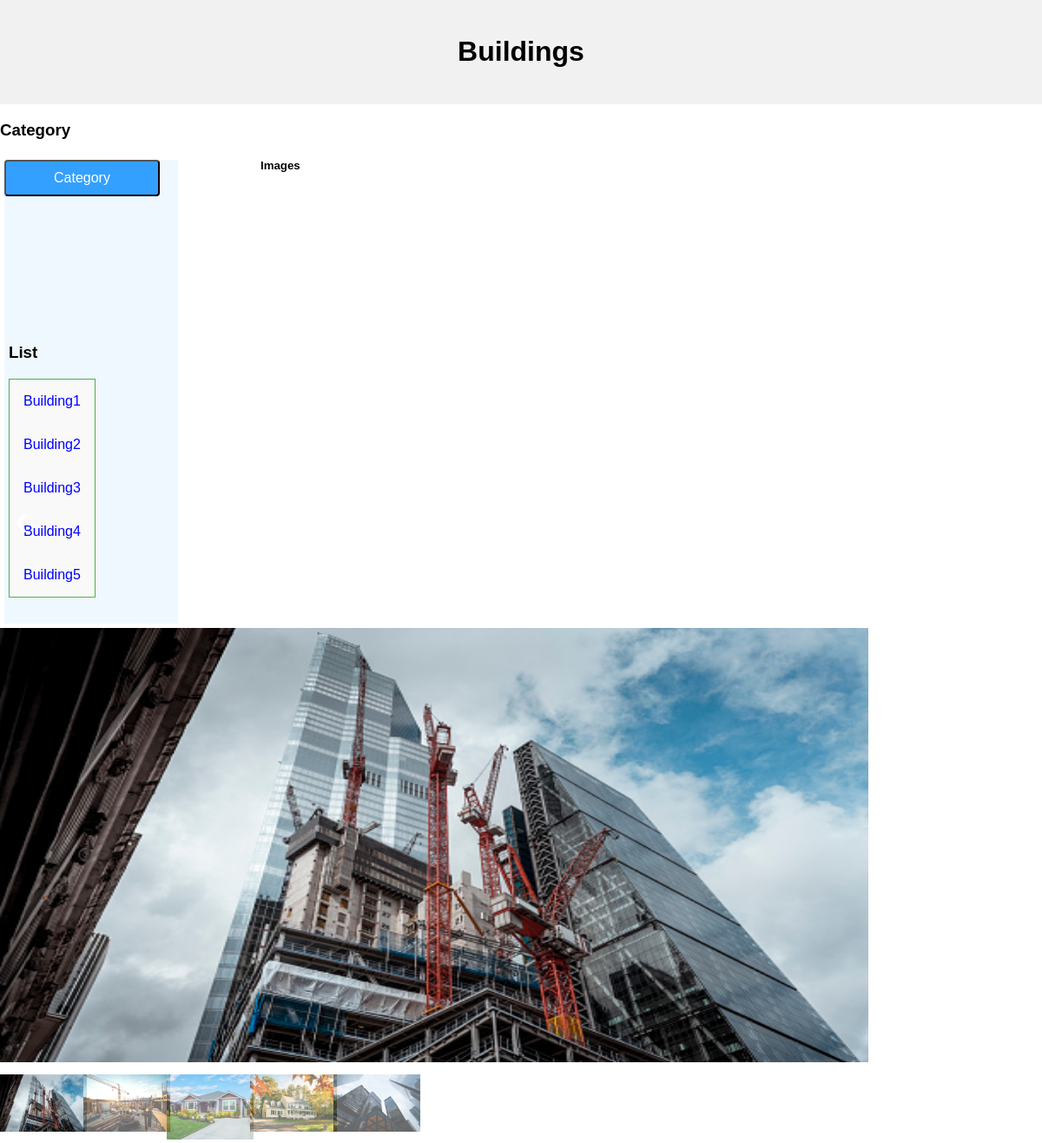
The app's page /Buildings with its own data.
### spike/models.py (models this page shows, shortened)
class Buildings(models.Model):
    Name = models.CharField(max_length=200)
    featured_image=models.ImageField(null=True,blank=True,default='SK_custom.jpg')

### spike/views.py (the view)
# urls.py: path('Buildings',views.buildings,name='Buildings'),
def buildings(request):
    BUildings = Buildings.objects.all()
    context = {'BUildings' : BUildings }
    return render(request,'spike/building.html',context)

### spike/templates/spike/building.html (shortened to what this page needs)
<!DOCTYPE html>
<html lang="en">
{% load static %}
<head>
<link rel="stylesheet" href="static/styles/styles.css">
</head>
<body>
<div class="header">
  <h1>Buildings</h1>
</div>
<div class="row">
  <h3>Category</h3>
  <div class="column">
        <div class="sidenav">
            <div class ="dropdown">
                <button class="dropbtn">Category
                </button>
            </div>
            <div class="list">
                <h3>List</h3>
                <div class="list1">
                    <u1>
                        {% for BUildings in BUildings %}
                            <a href="#">{{ BUildings.Name }}</a>
                        {% endfor %}
                    </u1>
                </div>
            </div>
        </div>
  </div>
  <div class="column1">
    <h5>Images</h5>
    <div class="container">
      <u1>
          {% for BUildings in BUildings  %}
            <div class="mySlides">
                <img src="{{ BUildings.featured_image.url }}" draggable="true" ondragstart="drag(event)" id="drag1" width="1000" height="500" >
            </div>
          {% endfor %}
      </u1>
      <a class="prev" onclick="plusSlides(-1)">❮</a>
      <a class="next" onclick="plusSlides(1)">❯</a>
      <div class="row1">
        <u1>
            {% for BUildings in BUildings %}
                <div class="column2">
                    <img class="demo cursor" src="{{ BUildings.featured_image.url }}" style="width:100px" onclick="{{ Movies.featured_image.url }}" alt="The Woods">
                </div>
            {% endfor %}
        </u1>
      </div>
  </div>
</div>
</body>
</html>

### static/styles/styles.css (style rules this page uses)
* { font-family: Arial; box-sizing: border-box; }
body { margin: 0; }
.header { background-color: #f1f1f1; padding: 20px; text-align: center; }
.column { float: left; width: 25%; padding: 5px; }
.column1 { height: 100%; width: 100%; padding: 0px; }
.row:after { content: ""; display: table; clear: both; }
.sidenav { height: 100%; width: 200px; z-index: 1; top: 0; left: 0; background-color: #f0f8ff; overflow-x: hidden; }
.sidenav a { color: blue; padding: 16px; text-decoration: none; display: block; }
.dropdown { float: left; overflow: hidden; }
.dropdown .dropbtn { font-size: 16px; border-radius: 4px; outline: none; color: white; padding: 10px 55px; background-color: #33a0ff; font-family: inherit; margin: 5; }
.list { float:left; margin-top: 150px; margin-bottom: 30px; margin-left: 5px; margin-right: -5px; height: auto; width: auto; }
.list .list1 { background-color: #f9f9f9; text-align: left; border: 1px solid #4CAF50; }
img { vertical-align: center; }
.container { position: relative; }
.mySlides { display: none; }
.cursor { cursor: pointer; }
.prev, .next { cursor: pointer; position: absolute; top: 40%; width: auto; padding: 16px; margin-top: -50px; color: white; font-weight: bold; font-size: 20px; border-radius: 0 3px 3px 0; user-select: none; -webkit-user-select: none; }
.next { right: 0; border-radius: 3px 0 0 3px; }
.column2 { padding-top: 10px; float: left; width: 8%; }
.demo { opacity: 0.6; }
.active, .demo:hover { opacity: 1; }

### records on screen
Buildings: Name "Building1", featured_image (picture)
Buildings: Name "Building2", featured_image (picture)
Buildings: Name "Building3", featured_image (picture)
Buildings: Name "Building4", featured_image (picture)
Buildings: Name "Building5", featured_image (picture)
